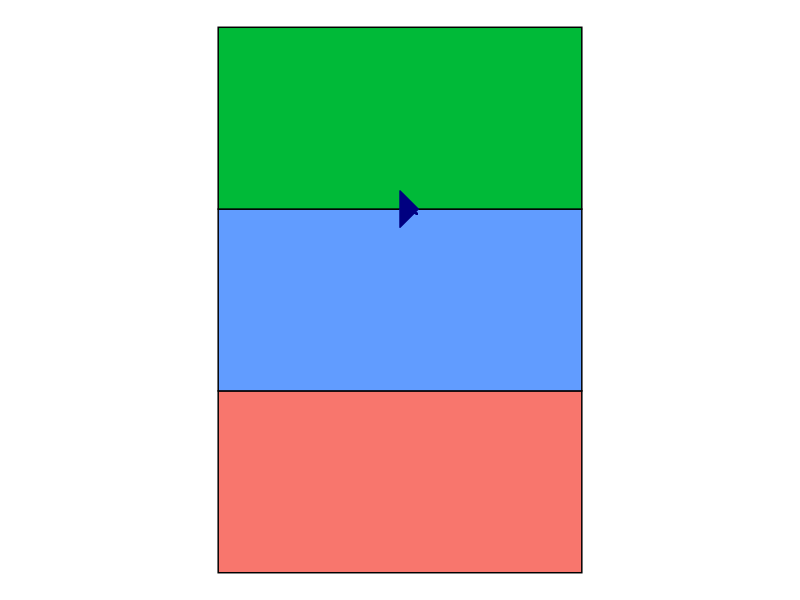
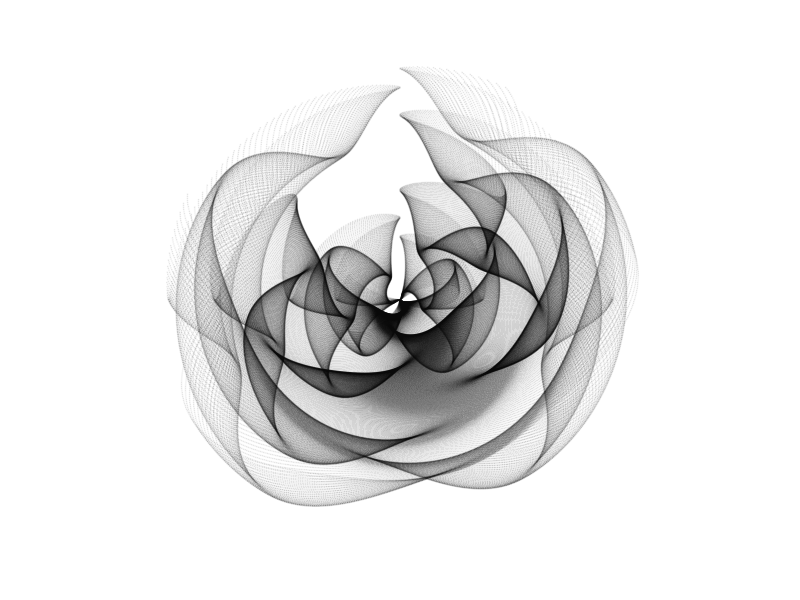
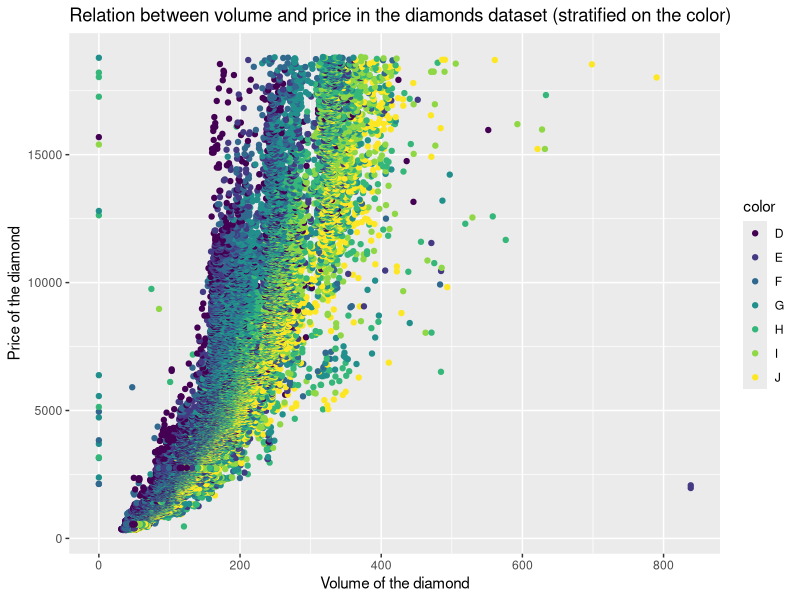
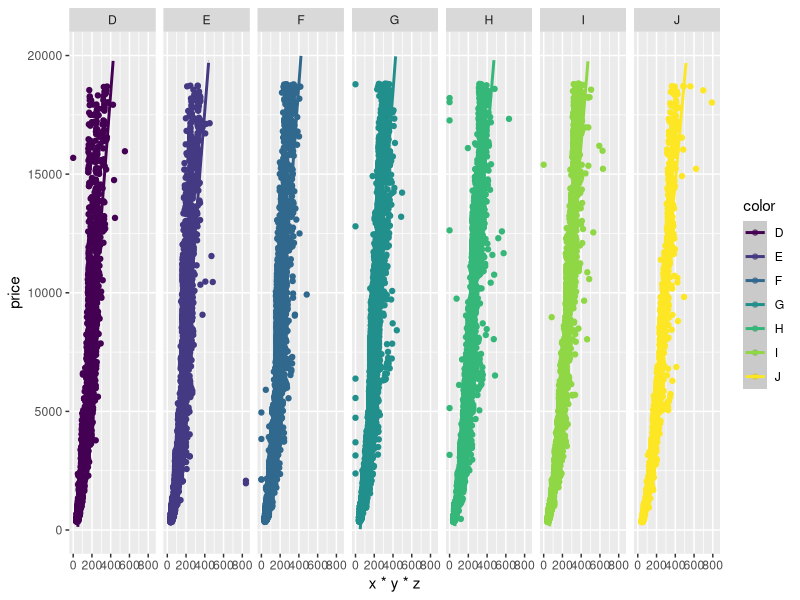

Recreate these plots in R, in order.
## ---- chunk 1
library(tidyverse)

b <- 2
a <- b*7

## ---- chunk 2
# The code base for the new feature
x <- sin(5)
## ---- chunk 3
"Sub is the best captain" |> 
  print()
## ---- chunk 4
# Load tidyverse
library(tidyverse)

# Define colors
saffron <- "#FF9933"
white <- "#FFFFFF"
green <- "#138808"
navy_blue <- "#000080"

# Create a dataframe to define layers for colors
flag <- data.frame(
  xmin = c(0, 0, 0),
  xmax = c(10, 10, 10),
  ymin = c(0, 5, 10),
  ymax = c(5, 10, 15),
  color = c(green, white, saffron)
)

# Basic plot
p <- ggplot() +
  geom_rect(data = flag, 
            aes(xmin = xmin, xmax = xmax, ymin = ymin, ymax = ymax, fill = color),
            color = "black") +
  coord_fixed(ratio = 1) +
  theme_void() +
  theme(legend.position = "none")

# Adding the Ashoka Chakra
p <- p + 
  geom_polygon(data = data.frame(x = c(5, 5.5, 5), y = c(10, 10, 10.5)), 
               aes(x, y), 
               fill = navy_blue,
               color = navy_blue) +
  geom_polygon(data = data.frame(x = c(5, 5.5, 5), y = c(10, 10, 9.5)), 
               aes(x, y), 
               fill = navy_blue,
               color = navy_blue)

# 24 spokes in the Chakra
for(angle in seq(0, 360-15, by = 15)){
  x = 5 + 0.5 * cos(angle * pi / 180)
  y = 10 + 0.5 * sin(angle * pi / 180)
  
  p <- p + geom_line(aes(x = c(5, x), y = c(10, y)), color = navy_blue)
}

# Display flag
print(p)

## ---- chunk 5

#| echo: false

library(tidyverse)

list5 <- c("Subh", "Emmanuel", "Chuang", "Reka", "Adomas")

list5
## ---- chunk 6
library(tidyverse)

xy <- seq(from = -3,
          to = 3, 
          by = 0.01)
expand.grid(x = xy,
            y = xy) |>
  ggplot(
    mapping = aes(
      x = (1 - x - sin(y^2)),
      y = (1 + y - cos(x^2)))) +
  geom_point(alpha = 0.05,
             shape = 20,
             size = 0) +
  theme_void() +
  coord_polar()
## ---- chunk 7
diamonds |> 
	filter(x*y*z<1000) |> 
	ggplot(aes(x=x*y*z, y=price)) + 
	geom_point(aes(color=color)) +
	labs(title="Relation between volume and price in the diamonds dataset (stratified on the color)", x="Volume of the diamond", y="Price of the diamond")
## ---- chunk 8
diamonds |> 
	filter(x*y*z<1000) |> 
	ggplot(aes(x=x*y*z, y=price)) + 
	geom_point(aes(color=color)) +
	facet_grid(~color) +
  ylim(c(0,20000)) +
  geom_smooth(aes(color=color), method='lm')
	labs(title="Relation between volume and price in the diamonds dataset (stratified on the color)", x="Volume of the diamond", y="Price of the diamond")
